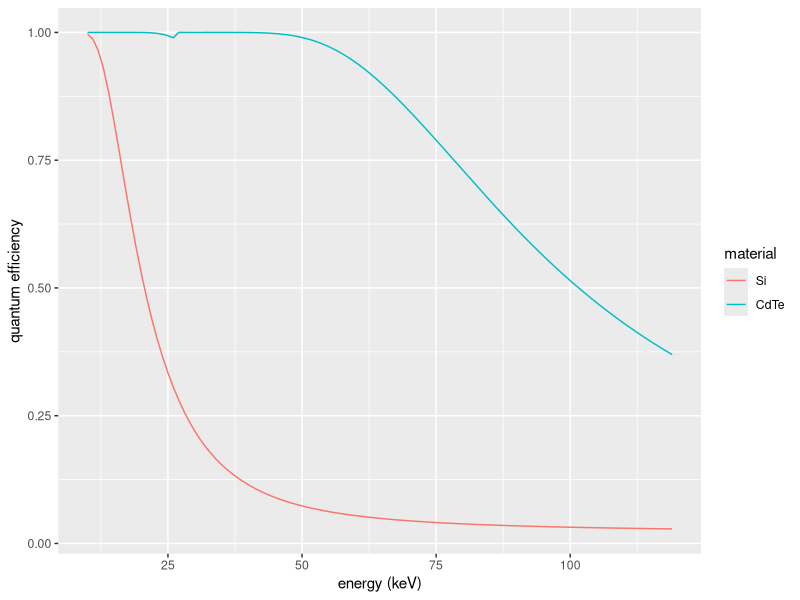
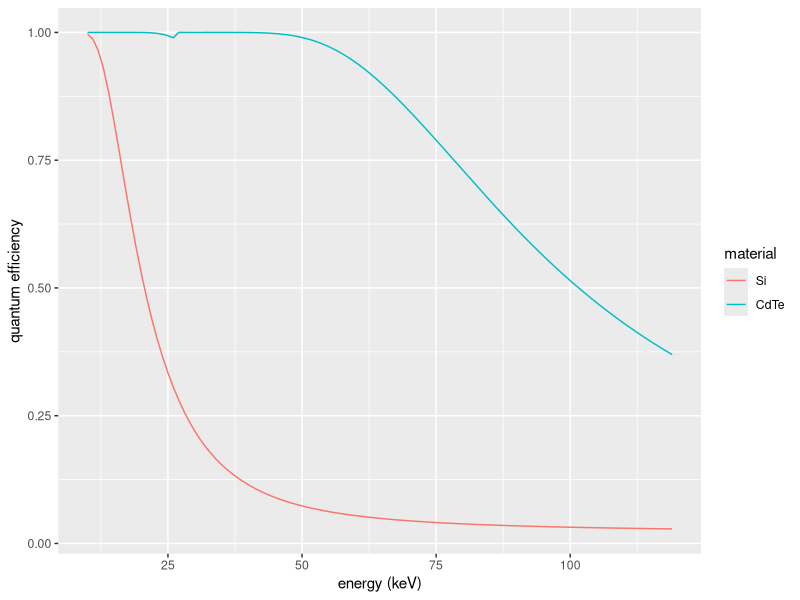

These charts were generated, in order, by the following R code:
#!/usr/bin/env Rscript

library(ggplot2)
library(data.table)

dt = fread("efficiency_table.csv")
print(dt)

molten = melt(dt, id.vars="energy")
print(molten)

plot = ggplot(molten, aes(x=energy, y=value, color=variable)) +
    geom_line() +
    xlab("energy (keV)") +
    ylab("quantum efficiency") +
    labs(color="material")

X11()
print(plot)
width = 10
factor = 0.618
height = width * factor
ggsave("efficiency.png", plot, width=width, height=height, dpi=300)
invisible(readLines(con="stdin", 1))
